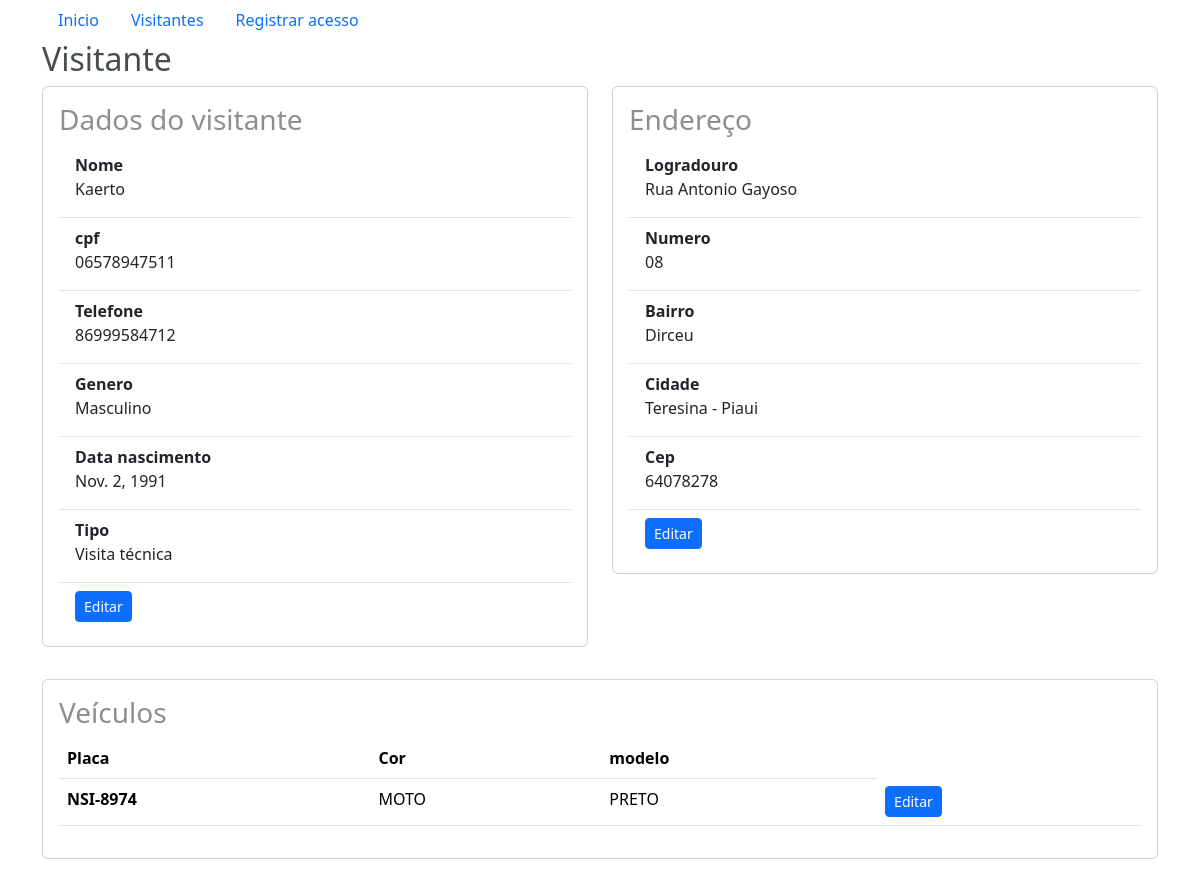
The page /visitante/1/ on the database its author committed.
### acesso/models.py (models this page shows, shortened)
class Pessoa(models.Model):
  SEXO_CHOICES = (
    ('M', 'Masculino'),
    ('F', 'Feminino')
  )
  nome = models.CharField(max_length=256, blank=False, null=False)
  cpf = models.CharField(max_length=11, blank=False, null=False)
  telefone = models.CharField(max_length=11, blank=True, null=True)
  genero = models.CharField(max_length=1, choices=SEXO_CHOICES, blank=False, null=False)
  data_nascimento = models.DateField(blank=False, null=False)

class Visitante(Pessoa):
  TIPO_CHOICES = (
    ('E', 'Escola'),
    ('D', 'Delivery'),
    ('V', 'Visita técnica'),
  )
  tipo = models.CharField(max_length=1, choices=TIPO_CHOICES, blank=False, null=False)

class Endereco(models.Model):
  logradouro = models.CharField(max_length=256, blank=False, null=False)
  numero = models.CharField(max_length=8, blank=True, null=True)
  bairro = models.CharField(max_length=256, blank=False, null=False)
  cidade = models.CharField(max_length=256, blank=False, null=False)
  estado = models.CharField(max_length=256, blank=False, null=False)
  cep = models.CharField(max_length=8, blank=False, null=False)
  pessoa = models.ForeignKey(Pessoa, blank=False, null=False, on_delete=models.CASCADE, related_name='enderecos')

class Veiculo(models.Model):
  placa = models.CharField(max_length=12, blank=False, null=False)
  modelo = models.CharField(max_length=64, blank=False, null=False)
  ano = models.IntegerField(null=False, blank=False)
  cor = models.CharField(max_length=64, blank=False, null=False)
  pessoa = models.ForeignKey(Pessoa, blank=False, null=False, on_delete=models.CASCADE, related_name='veiculos')

### acesso/views.py (the view)
# urls.py: path('visitante/<int:visitante_id>/', views.visitante, name='visitante'),
def visitante(request, visitante_id):
  visitante = get_object_or_404(Visitante, id=visitante_id)
  context = { "visitante": visitante }
  return render(request, 'visitante/view.html', context)

### acesso/templates/visitante/view.html
{% extends "base.html" %}
{% block content %}
	<h2>Visitante</h2>
  <div class="row">
    <div class="col-6">
      <div class="card">
        <div class="card-body">
          <div class="card-title">
            <h3>Dados do visitante</h3>
          </div>
            <ul class="list-group list-group-flush">
              <li class="list-group-item"><dt>Nome</dt><dd>{{visitante.nome}}</dd></li>
              <li class="list-group-item"><dt>cpf</dt><dd>{{visitante.cpf}}</dd></li>
              <li class="list-group-item"><dt>Telefone</dt><dd>{{visitante.telefone}}</dd></li>
              <li class="list-group-item"><dt>Genero</dt><dd>{{visitante.get_genero_display}}</dd></li>
              <li class="list-group-item"><dt>Data nascimento</dt><dd>{{visitante.data_nascimento}}</dd></li>
              <li class="list-group-item"><dt>Tipo</dt><dd>{{visitante.get_tipo_display}}</dd></li>
              <li class="list-group-item"><a href="{% url 'editar_visitante' visitante.id %}" class="btn btn-sm btn-primary">Editar</a></li>
            </ul>
        </div>
      </div>
    </div>
    <div class="col-6">
      <div class="card">
        <div class="card-body">
          <div class="card-title">
            <h3>Endereço</h3>
          </div>
            {% for endereco in visitante.enderecos.all %}
              <ul class="list-group list-group-flush">
                <li class="list-group-item"><dt>Logradouro</dt><dd>{{endereco.logradouro}}</dd></li>
                <li class="list-group-item"><dt>Numero</dt><dd>{{endereco.numero}}</dd></li>
                <li class="list-group-item"><dt>Bairro</dt><dd>{{endereco.bairro}}</dd></li>
                <li class="list-group-item"><dt>Cidade</dt><dd>{{endereco.cidade}} - {{endereco.estado}}</dd></li>
                <li class="list-group-item"><dt>Cep</dt><dd>{{endereco.cep}}</dd></li>
                <li class="list-group-item"><a href="#" class="btn btn-sm btn-primary">Editar</a></li>
              </ul>
            {%endfor%}
        </div>
      </div>
    </div>
  </div>
  <div class="row-fluid">
    <div class="card">
      <div class="card-body">
        <div class="card-title">
          <h3>Veículos</h3>
        </div>
        <table class="table">
          <thead>
            <tr>
              <th scope="col">Placa</th>
              <th scope="col">Cor</th>
              <th scope="col">modelo</th>
            </tr>
          </thead>
          <tbody>
            {% for veiculo in visitante.veiculos.all %}
              <tr>
                <th scope="row">{{veiculo.placa}}</th>
                <td>{{ veiculo.modelo}}</td>
                <td>{{ veiculo.cor}}</td>
                <td><a href="#" class="btn btn-sm btn-primary">Editar</a></td>
              </tr>
            {% endfor %}
          </tbody>
        </table>
      </div>
    </div>
  </div>
{% endblock %}

### acesso/static/base.css (style rules this page uses)
h2 { color: rgb(70, 78, 70); }
h3 { color: rgb(141, 143, 140); }
.card { margin-bottom: 2rem; }

### rows shown on the page
Pessoa: nome "Kaerto", cpf "06578947511", telefone "86999584712", data_nascimento "Nov. 2, 1991"
Visitante: genero "Masculino", tipo "Visita técnica"
Endereco: logradouro "Rua Antonio Gayoso", numero "08", bairro "Dirceu", cidade "Teresina", estado "Piaui", cep "64078278"
Veiculo: placa "NSI-8974", modelo "MOTO", cor "PRETO"
